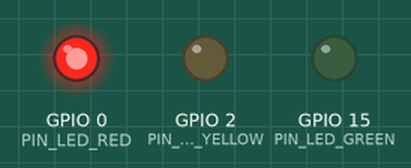
Simulated run of this sketch. Board: ESP32. Shown: output pins drawn as LEDs (lit = HIGH). Random numbers use the default seed unless the sketch sets one.

Above: at 0.21 s.
At 22.46 s:
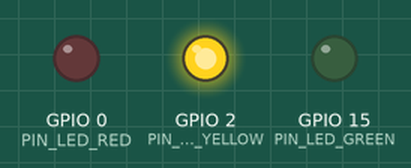
At 39.58 s:
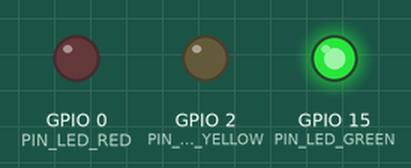
Timing chart, 0 to 40.0 s (numbered marks = the images above):
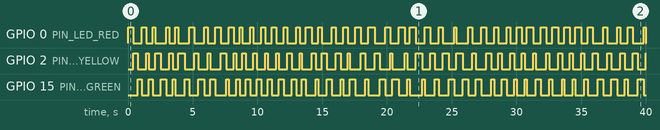

The sketch:

blink-three-in-sequence-random-duration.ino
```cpp
#define PIN_LED_RED     0
#define PIN_LED_YELLOW  2
#define PIN_LED_GREEN  15

#define BLINK_DURATION_MIN_MS 150
#define BLINK_DURATION_MAX_MS 500

// Sequence order: red → yellow → green
const uint8_t LED_SEQUENCE[] = { PIN_LED_RED, PIN_LED_YELLOW, PIN_LED_GREEN };
const uint8_t LED_COUNT = sizeof(LED_SEQUENCE) / sizeof(LED_SEQUENCE[0]);

void setup() {
  // Seed with floating analog pin for true randomness
  randomSeed(analogRead(A0));

  for (uint8_t i = 0; i < LED_COUNT; i++) {
    pinMode(LED_SEQUENCE[i], OUTPUT);
  }
}

void loop() {
  for (uint8_t i = 0; i < LED_COUNT; i++) {
    uint16_t duration = random(BLINK_DURATION_MIN_MS, BLINK_DURATION_MAX_MS + 1);
    digitalWrite(LED_SEQUENCE[i], HIGH);
    delay(duration);
    digitalWrite(LED_SEQUENCE[i], LOW);
  }
}
```

Measured:
- by itself, GPIO 0 (PIN_LED_RED): LOW → HIGH at 0.00 s, → LOW 0.42 s later, → HIGH 0.65 s later, → LOW 0.35 s later, … (84 changes in this stretch)
- by itself, GPIO 2 (PIN_LED_YELLOW): LOW → HIGH at 0.42 s, → LOW 0.35 s later, → HIGH 0.65 s later, → LOW 0.17 s later, … (83 changes in this stretch)
- by itself, GPIO 15 (PIN_LED_GREEN): LOW → HIGH at 0.77 s, → LOW 0.30 s later, → HIGH 0.51 s later, → LOW 0.34 s later, … (82 changes in this stretch)
